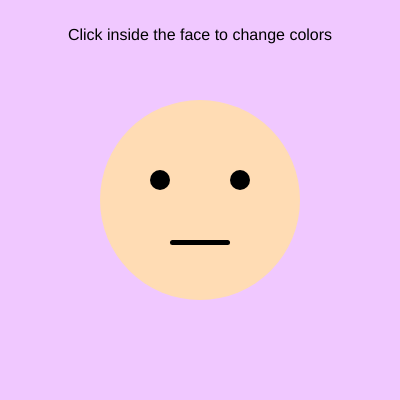
Frame 1 (no input)
Frame 60 (no input): identical to frame 1, image omitted
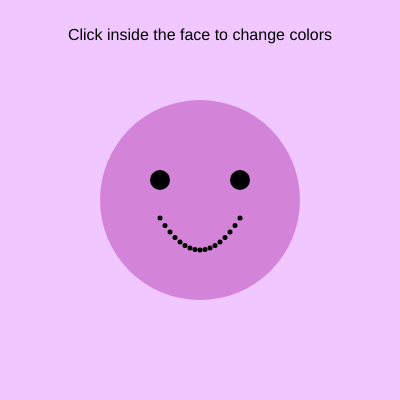
Frame 120 (the mouse pressed at the canvas centre since frame 60)

The p5.js sketch that drew these frames (run headless with seeded random() and noise() and a simulated clock; from frame 60 on, the mouse is pressed at the canvas centre):

// p5.js sketch
// ── sketch.js
/*
************ Gibson Kwong *************
********* Face with for loops *********
** Click inside the face to change colors **
* Face smiles when hovered with the mouse *
*/
let faceColor = 0;

function setup() {
  createCanvas(400, 400);
  noStroke();
  faceColor = color(255, 220, 180); // Default face color
}

function draw() {
  background(240, 200, 255); 

  //Instructions
  fill(0);
  textSize(16);
  textAlign(CENTER);
  text("Click inside the face to change colors", width / 2, 40);

  // Checks if mouse is inside the face
  let d = dist(mouseX, mouseY, 200, 200);
  
  // Color of face
  fill(faceColor);

  ellipse(200, 200, 200, 200); // Face

  // Eyes
  for (let i = -1; i <= 1; i += 2) {
    fill(0);
    ellipse(200 + i * 40, 180, 20, 20);
  }

  // Smiles when hovering
  if (d < 100) {
    for (let x = 160; x <= 240; x += 5) {
      let y = 250 - 0.02 * (x - 200) * (x - 200); // Smile curve
      fill(0);
      ellipse(x, y, 5, 5);
    }
  } else {
    // Straight mouth when not hovering
    fill(0);
    rect(170, 240, 60, 5, 5);
  }
}

// Changes the face color when clicked inside the face
function mousePressed() {
  let d = dist(mouseX, mouseY, 200, 200);
  if (d < 100) {
    // Changes face color when clicked
    faceColor = color(random(100, 255), random(100, 255), random(100, 255));
  }
}
